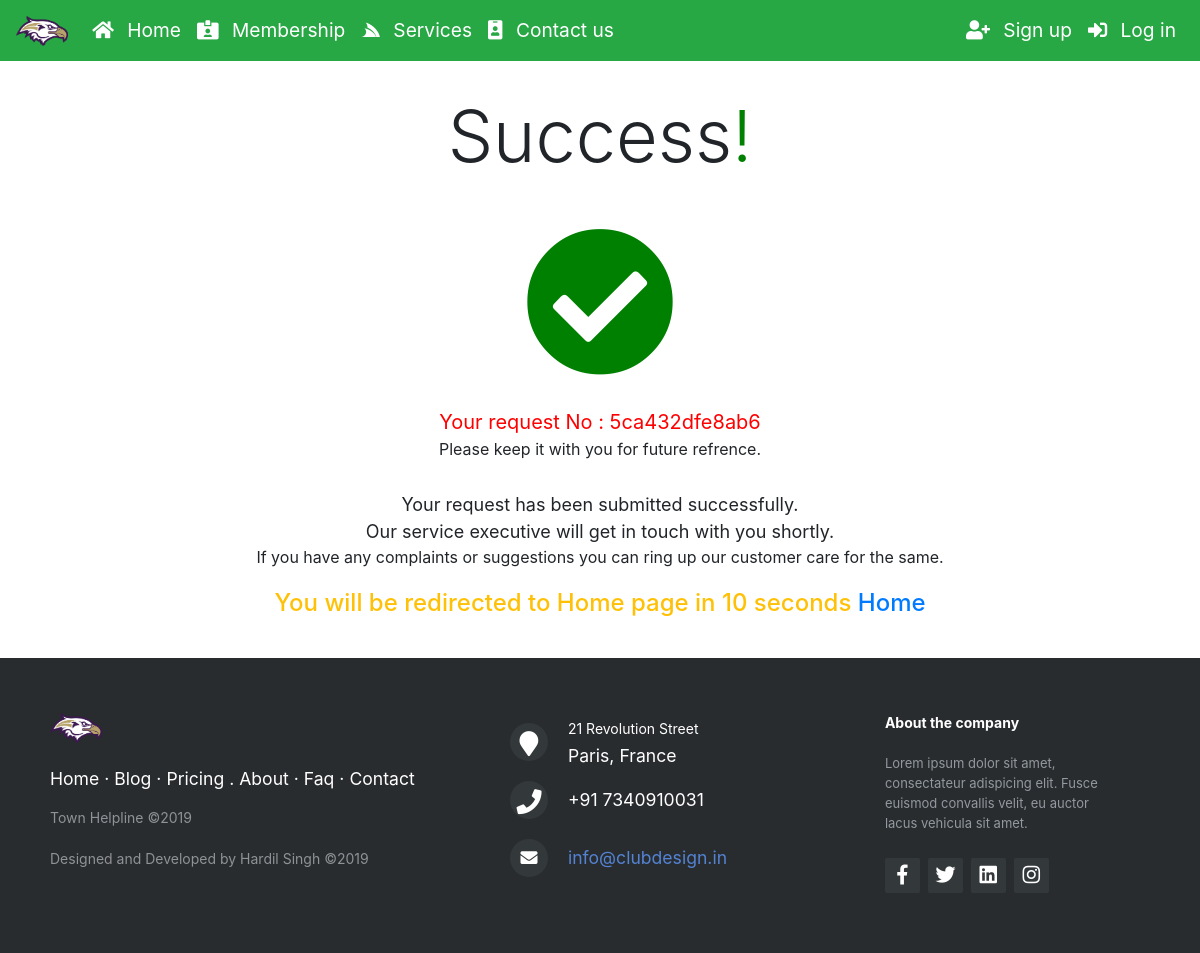
Before: /success.php with the older database file.
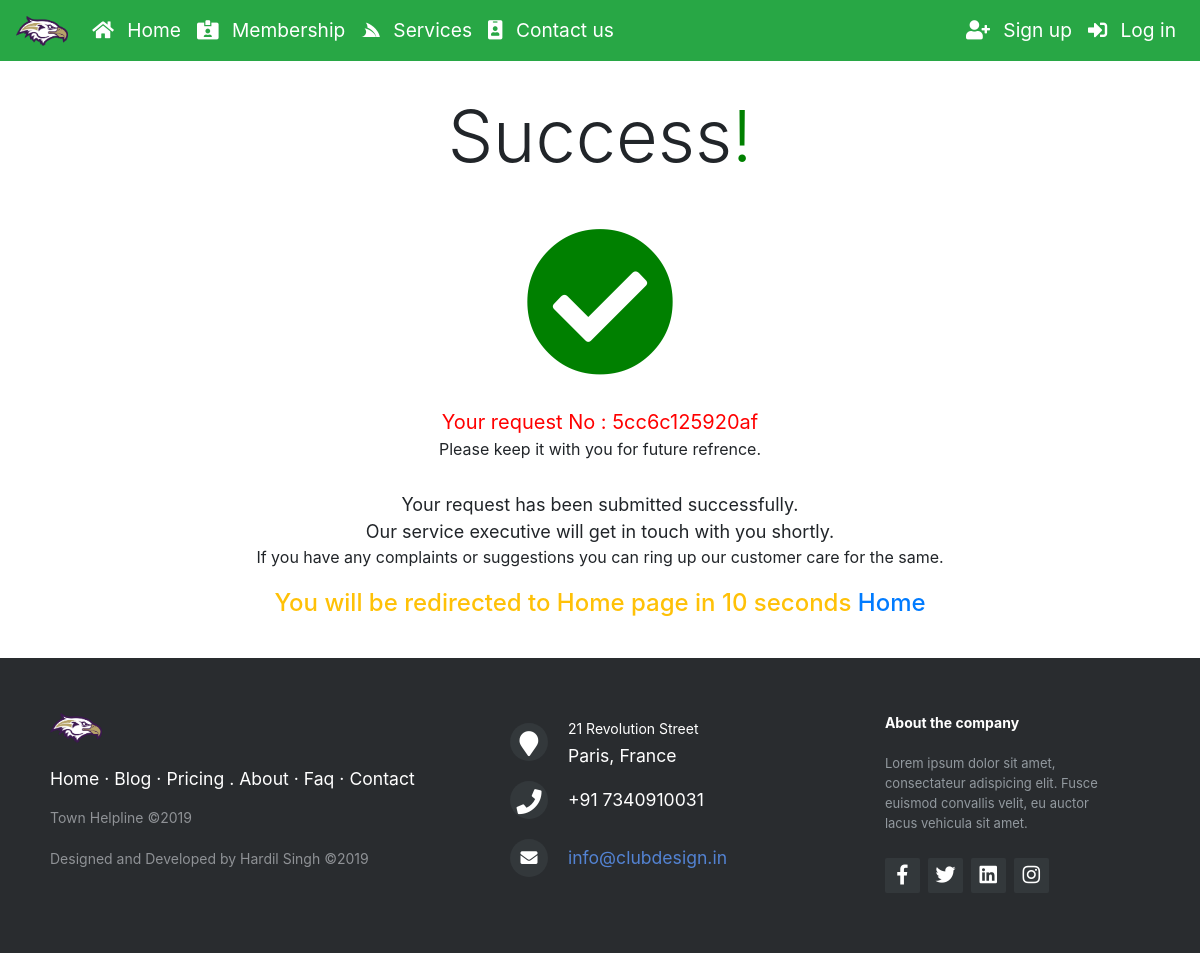
After: the same page with the newer database file.
### tables this page shows
CREATE TABLE `requests` (
  `request_id` int(11) NOT NULL,
  `request_type` varchar(255) NOT NULL,
  `user_name` varchar(255) NOT NULL,
  `user_ph` varchar(255) NOT NULL,
  `address` varchar(255) NOT NULL,
  `msg` text NOT NULL,
  `request_status` varchar(255) NOT NULL DEFAULT 'pending',
  `refrence_id` varchar(255) NOT NULL,
  `user_id` int(11) NOT NULL,
  `open` varchar(11) NOT NULL,
  `closed` varchar(11) NOT NULL
);

### admin/includes/database_class.php (called while the page is built, shortened)
<?php
class Database
{
    public $connection;
    public function open_db_connection()
    {
        $this->connection = new mysqli(HOST, NAME, PASSWORD, DB_NAME);
    }
    public function query($sql)
    {
        return $this->connection->query($sql);
    }
}
$database = new Database();

### admin/includes/db_object_class.php (called while the page is built, shortened)
<?php
class Db_object
{
    public static function find_this_query($sql)
    {
        global $database;
        $result_set = $database->query($sql);
        $object_array = array();
        while ($row = mysqli_fetch_array($result_set)) {
            $object_array[] = static::instantiate($row);
        }
        return $object_array;
    }
    private static function instantiate($the_record)
    {
        $the_object = new $get_class_name;
        foreach ($the_record as $property => $value) {
            if ($the_object->has_the_property($property)) {
                $the_object->$property = $value;
            }
        }
        return $the_object;
    }
    private function has_the_property($property)
    {
        $object_properties = get_object_vars($this);
        return array_key_exists($property, $object_properties);
    }
}

### admin/includes/requests_class.php (called while the page is built, shortened)
<?php
class Requests extends Db_object
{
    public static function selectMaxId()
    {
        return self::find_this_query("SELECT * FROM requests ORDER BY request_id  DESC LIMIT 1");
    }
}

### success.php (the view)
<?php include("includes/main-rest.php") ?>
<body>
    <div class="container-fluid" role="columnheader">
        <?php include("includes/navbar.php") ?>
        <div class="row" role="row">
            <div class="col-lg-12" role="columnheader">
                <h1 class="display-3 text-center" role="heading" style="margin-bottom:3rem; margin-top: 2rem"> Success<span style="color: green">!</span></h1>
            </div>
        </div>
        <div class="row" role="row">
            <div class="col-lg-12 text-center" role="columnheader">
                <i class="fas fa-check-circle" role="img" style="font-size:150px; color:green; margin-bottom:30px"></i>
            </div>
        </div>
        <div class="row" role="row">
            <div class="col-lg-12 text-center" role="columnheader">
                <span style="font-size:20px; padding:20px 10px; color:red;" role="text">Your request No :
                    <?php
                    $last_id = Requests::selectMaxId();
                    foreach ($last_id as $refrence_id) {
                        echo $refrence_id->refrence_id;
                    }
                    ?>
                </span><br>
                Please keep it with you for future refrence.
            </div>
        </div>
        <div class="container" role="columnheader">
            <div class="row" style="margin-top:30px">
                <div class="col-lg-12 text-center mx-auto" role="columnheader">
                    <span style="font-size:18px" role="doc-notice">Your request has been submitted successfully.<br>
                        Our service executive will get in touch with you shortly.
                    </span><br>
                    <span role="doc-notice">If you have any complaints or suggestions you can ring up our customer care for the same.</span>
                </div>
            </div>
        </div>
        <div class="row" role="row" style="margin-top:20px">
            <div class="col-lg-12 text-center" role="columnheader">
                <h4 class="h4 text-warning">You will be redirected to Home page in 10 seconds <a href="index.php">Home</h4>
            </div>
        </div>
        <div class="row" role="row">
            <div class="col-lg-12">
                <?php include("includes/footer.php") ?>
            </div>
        </div>
    </div>
</body>
</html>

Changed rows visible on the page:
removed requests: refrence "5ca432dfe8ab6"
added requests: refrence "5cc6c125920af"
